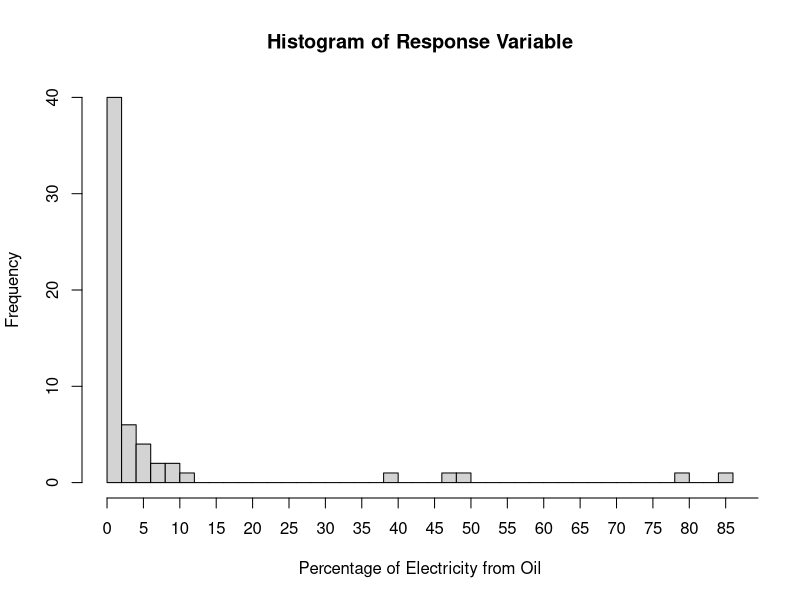
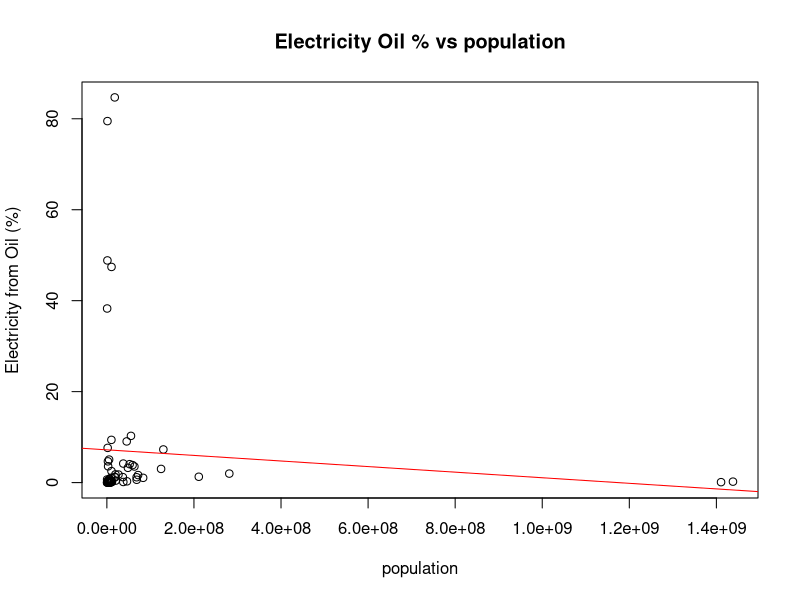
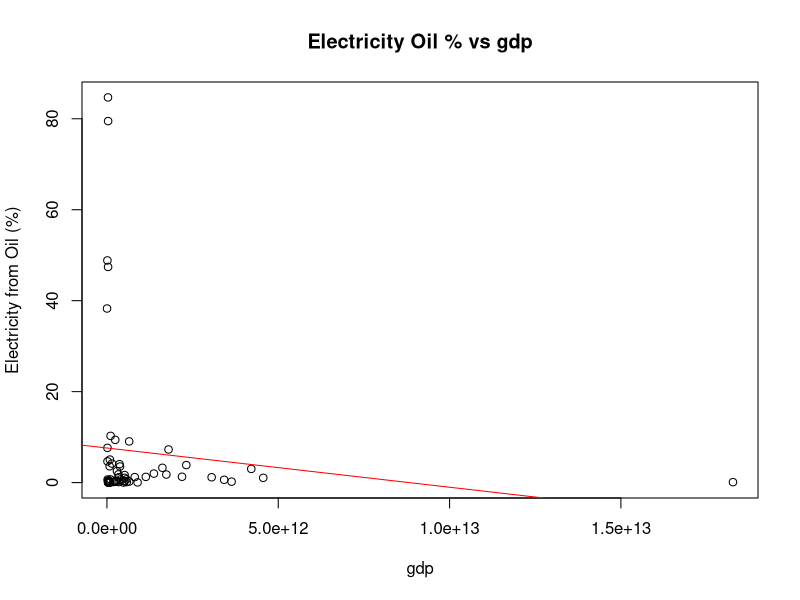
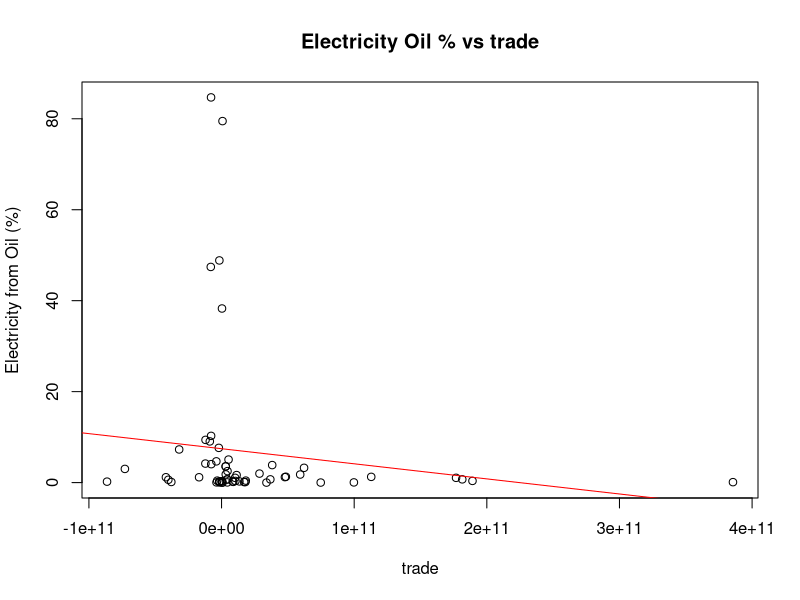
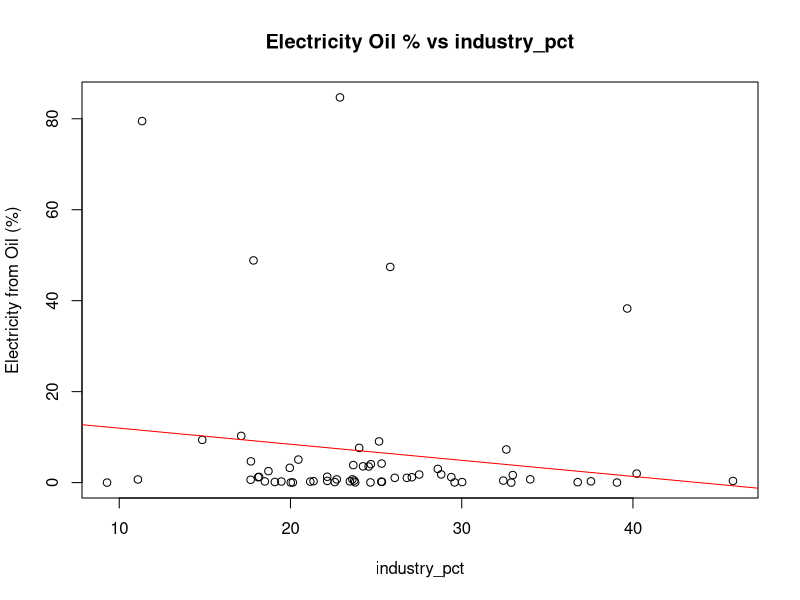
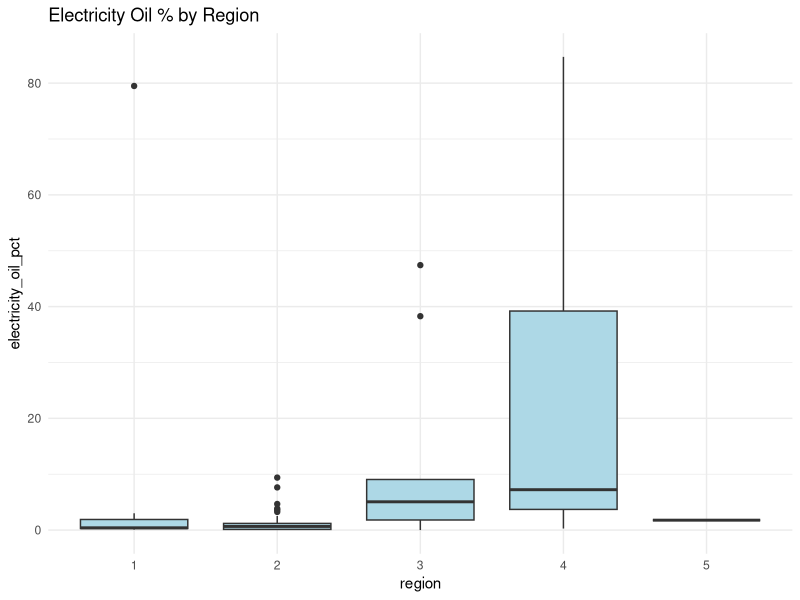
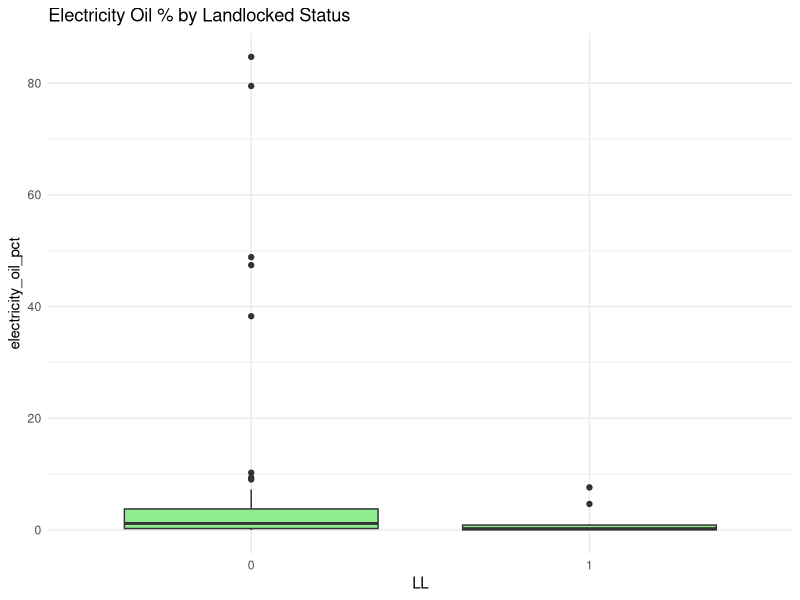
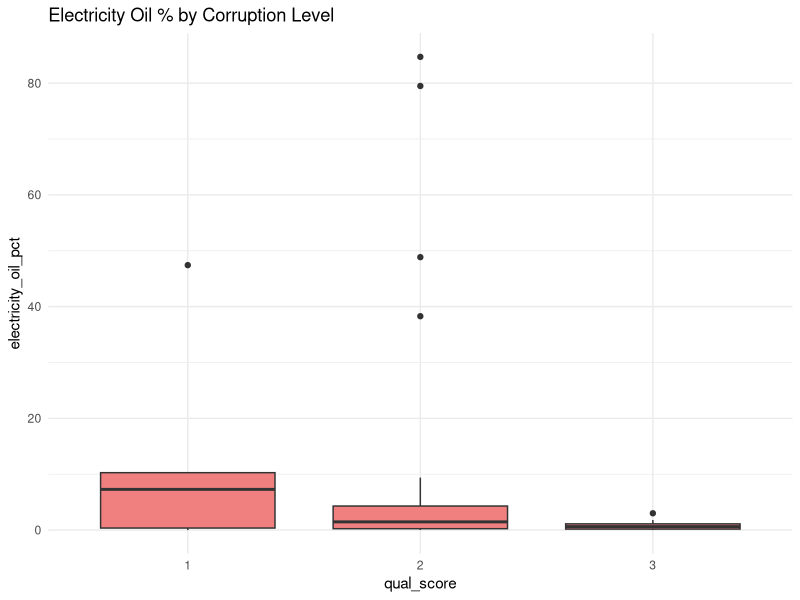

Recreate these plots in R, in order.
## ---- chunk 1
knitr::opts_chunk$set(echo = TRUE, highlight=FALSE, warning=FALSE, comment=NA)


library(corrplot)
library(GGally)

## ---- chunk 2
oilData <- read.csv("clean.csv")

# Converting qualitative variables to factors
oilData$region <- as.factor(oilData$region)
oilData$LL <- as.factor(oilData$LL)
oilData$qual_score <- as.factor(oilData$qual_score)

head(oilData)
str(oilData)
## ---- chunk 3
hist(oilData$electricity_oil_pct,
     xlab = "Percentage of Electricity from Oil",
     main = "Histogram of Response Variable",
     breaks = 40,       # increase number of bins
     xaxt = "n")        # suppress x-axis

# Add custom x-axis ticks every 5%
axis(side = 1, at = seq(0, 100, by = 5))  # 0%, 5%, 10%, ..., 100%
## ---- chunk 4
quant_vars <- c("population", "gdp", "trade", "industry_pct")
for (var in quant_vars) {
  plot(oilData[[var]], oilData$electricity_oil_pct,
       xlab = var, ylab = "Electricity from Oil (%)",
       main = paste("Electricity Oil % vs", var))
  abline(lm(oilData$electricity_oil_pct ~ oilData[[var]]), col="red")
}

# Correlations
cor(oilData[, c("population","gdp","trade","industry_pct")],
    oilData$electricity_oil_pct, use="pairwise.complete.obs")

## ---- chunk 5
# By region
ggplot(oilData, aes(x = region, y = electricity_oil_pct)) +
  geom_boxplot(fill = "lightblue") +
  theme_minimal() +
  labs(title = "Electricity Oil % by Region")

# By landlocked
ggplot(oilData, aes(x = LL, y = electricity_oil_pct)) +
  geom_boxplot(fill = "lightgreen") +
  theme_minimal() +
  labs(title = "Electricity Oil % by Landlocked Status")

# By corruption level
ggplot(oilData, aes(x = qual_score, y = electricity_oil_pct)) +
  geom_boxplot(fill = "lightcoral") +
  theme_minimal() +
  labs(title = "Electricity Oil % by Corruption Level")
## ---- chunk 6
table(oilData$region)
table(oilData$LL)
table(oilData$qual_score)
